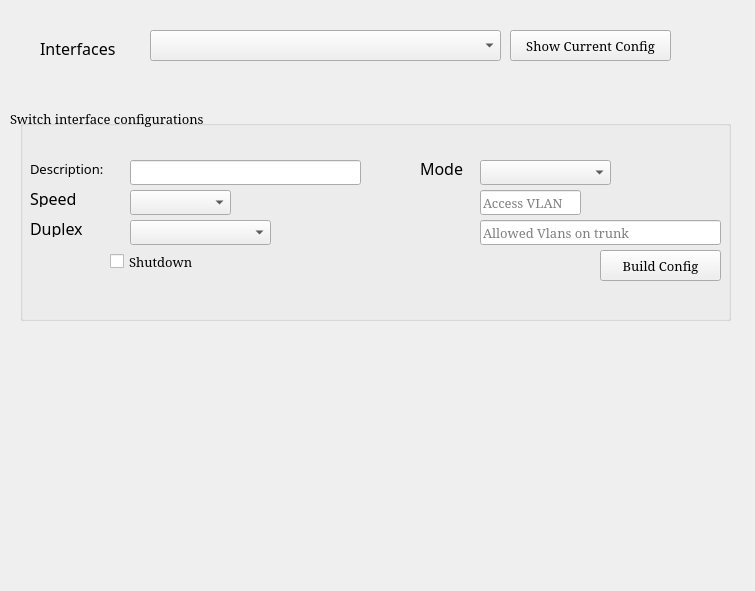
<?xml version="1.0" encoding="UTF-8"?>
<ui version="4.0">
 <class>Form</class>
 <widget class="QWidget" name="Form">
  <property name="geometry">
   <rect>
    <x>0</x>
    <y>0</y>
    <width>755</width>
    <height>591</height>
   </rect>
  </property>
  <property name="font">
   <font>
    <family>Serif</family>
    <pointsize>10</pointsize>
   </font>
  </property>
  <property name="windowTitle">
   <string>Configure Interface</string>
  </property>
  <widget class="QComboBox" name="cmb_interfaces">
   <property name="geometry">
    <rect>
     <x>150</x>
     <y>30</y>
     <width>351</width>
     <height>31</height>
    </rect>
   </property>
  </widget>
  <widget class="QLabel" name="label">
   <property name="geometry">
    <rect>
     <x>40</x>
     <y>40</y>
     <width>91</width>
     <height>17</height>
    </rect>
   </property>
   <property name="font">
    <font>
     <family>Sans Serif</family>
     <pointsize>12</pointsize>
    </font>
   </property>
   <property name="text">
    <string>Interfaces</string>
   </property>
  </widget>
  <widget class="QPushButton" name="btn_current_config">
   <property name="geometry">
    <rect>
     <x>510</x>
     <y>30</y>
     <width>161</width>
     <height>31</height>
    </rect>
   </property>
   <property name="text">
    <string>Show Current Config</string>
   </property>
  </widget>
  <widget class="QComboBox" name="cmb_speed">
   <property name="geometry">
    <rect>
     <x>130</x>
     <y>190</y>
     <width>101</width>
     <height>25</height>
    </rect>
   </property>
   <property name="toolTip">
    <string>Interface Speed</string>
   </property>
   <property name="currentText">
    <string extracomment="Speed"/>
   </property>
  </widget>
  <widget class="QLabel" name="label_2">
   <property name="geometry">
    <rect>
     <x>30</x>
     <y>190</y>
     <width>51</width>
     <height>17</height>
    </rect>
   </property>
   <property name="font">
    <font>
     <family>OpenSymbol</family>
     <pointsize>12</pointsize>
    </font>
   </property>
   <property name="text">
    <string>Speed</string>
   </property>
  </widget>
  <widget class="QLineEdit" name="edit_desc">
   <property name="geometry">
    <rect>
     <x>130</x>
     <y>160</y>
     <width>231</width>
     <height>25</height>
    </rect>
   </property>
  </widget>
  <widget class="QLabel" name="label_3">
   <property name="geometry">
    <rect>
     <x>30</x>
     <y>160</y>
     <width>91</width>
     <height>17</height>
    </rect>
   </property>
   <property name="font">
    <font>
     <family>Sans Serif</family>
     <pointsize>10</pointsize>
    </font>
   </property>
   <property name="text">
    <string>Description:</string>
   </property>
  </widget>
  <widget class="QComboBox" name="cmb_duplex">
   <property name="geometry">
    <rect>
     <x>130</x>
     <y>220</y>
     <width>141</width>
     <height>25</height>
    </rect>
   </property>
   <property name="toolTip">
    <string>Interface Speed</string>
   </property>
   <property name="currentText">
    <string extracomment="Speed"/>
   </property>
  </widget>
  <widget class="QLabel" name="label_4">
   <property name="geometry">
    <rect>
     <x>30</x>
     <y>220</y>
     <width>71</width>
     <height>17</height>
    </rect>
   </property>
   <property name="font">
    <font>
     <family>OpenSymbol</family>
     <pointsize>12</pointsize>
    </font>
   </property>
   <property name="text">
    <string>Duplex</string>
   </property>
  </widget>
  <widget class="QComboBox" name="cmb_mode">
   <property name="geometry">
    <rect>
     <x>480</x>
     <y>160</y>
     <width>131</width>
     <height>25</height>
    </rect>
   </property>
  </widget>
  <widget class="QLabel" name="label_5">
   <property name="geometry">
    <rect>
     <x>420</x>
     <y>160</y>
     <width>51</width>
     <height>17</height>
    </rect>
   </property>
   <property name="font">
    <font>
     <family>OpenSymbol</family>
     <pointsize>12</pointsize>
    </font>
   </property>
   <property name="text">
    <string>Mode</string>
   </property>
  </widget>
  <widget class="QLineEdit" name="edit_access_vlan">
   <property name="geometry">
    <rect>
     <x>480</x>
     <y>190</y>
     <width>101</width>
     <height>25</height>
    </rect>
   </property>
   <property name="placeholderText">
    <string>Access VLAN</string>
   </property>
  </widget>
  <widget class="QLineEdit" name="edit_trunk_vlans">
   <property name="geometry">
    <rect>
     <x>480</x>
     <y>220</y>
     <width>241</width>
     <height>25</height>
    </rect>
   </property>
   <property name="toolTip">
    <string>Comma separated list of Vlans. Use - for range</string>
   </property>
   <property name="placeholderText">
    <string>Allowed Vlans on trunk</string>
   </property>
  </widget>
  <widget class="QCheckBox" name="checkBox">
   <property name="geometry">
    <rect>
     <x>110</x>
     <y>250</y>
     <width>92</width>
     <height>23</height>
    </rect>
   </property>
   <property name="text">
    <string>Shutdown</string>
   </property>
  </widget>
  <widget class="QGroupBox" name="groupBox">
   <property name="enabled">
    <bool>true</bool>
   </property>
   <property name="geometry">
    <rect>
     <x>20</x>
     <y>120</y>
     <width>711</width>
     <height>201</height>
    </rect>
   </property>
   <property name="font">
    <font>
     <family>Times New Roman</family>
     <pointsize>12</pointsize>
    </font>
   </property>
   <property name="title">
    <string/>
   </property>
   <widget class="QPushButton" name="btn_build_config">
    <property name="geometry">
     <rect>
      <x>580</x>
      <y>130</y>
      <width>121</width>
      <height>31</height>
     </rect>
    </property>
    <property name="font">
     <font>
      <family>Serif</family>
      <pointsize>10</pointsize>
     </font>
    </property>
    <property name="text">
     <string>Build Config</string>
    </property>
   </widget>
  </widget>
  <widget class="QLabel" name="label_6">
   <property name="geometry">
    <rect>
     <x>10</x>
     <y>110</y>
     <width>261</width>
     <height>17</height>
    </rect>
   </property>
   <property name="text">
    <string>Switch interface configurations</string>
   </property>
  </widget>
  <zorder>groupBox</zorder>
  <zorder>cmb_interfaces</zorder>
  <zorder>label</zorder>
  <zorder>btn_current_config</zorder>
  <zorder>cmb_speed</zorder>
  <zorder>label_2</zorder>
  <zorder>edit_desc</zorder>
  <zorder>label_3</zorder>
  <zorder>cmb_duplex</zorder>
  <zorder>label_4</zorder>
  <zorder>cmb_mode</zorder>
  <zorder>label_5</zorder>
  <zorder>edit_access_vlan</zorder>
  <zorder>edit_trunk_vlans</zorder>
  <zorder>checkBox</zorder>
  <zorder>label_6</zorder>
 </widget>
 <resources/>
 <connections/>
</ui>
